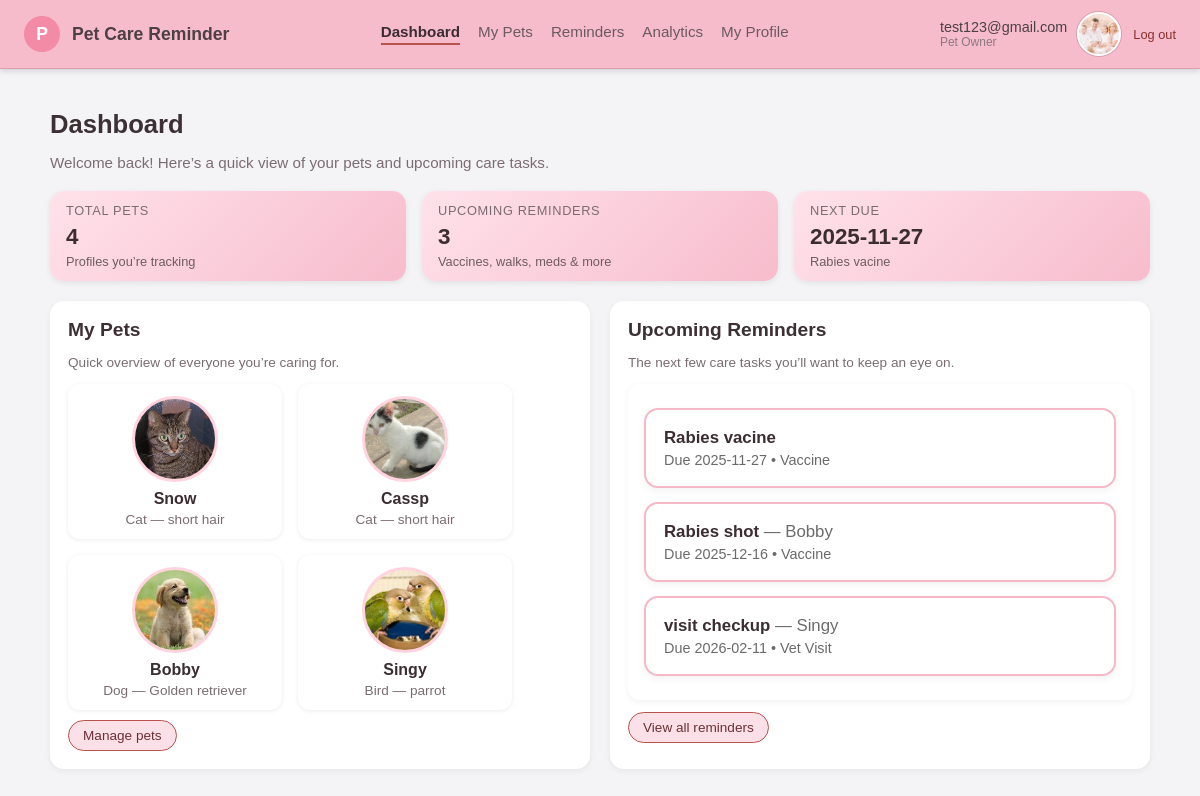
/dashboard (signed in), run on the app's committed database.
### tables this page shows
CREATE TABLE users (
    id INTEGER PRIMARY KEY AUTOINCREMENT,
    email TEXT NOT NULL UNIQUE,
    password_hash TEXT NOT NULL,
    full_name TEXT,
    home_address TEXT,
    avatar_filename TEXT,
    is_active INTEGER NOT NULL DEFAULT 1,
    is_admin INTEGER NOT NULL DEFAULT 0,
    created_at TEXT NOT NULL
);

CREATE TABLE care_tasks (
    id INTEGER PRIMARY KEY AUTOINCREMENT,
    user_id INTEGER NOT NULL,
    pet_id INTEGER,
    title TEXT NOT NULL,
    category TEXT,
    description TEXT,
    due_date TEXT NOT NULL,
    status TEXT NOT NULL DEFAULT 'pending',
    created_at TEXT NOT NULL,
    completed_at TEXT,
    FOREIGN KEY (user_id) REFERENCES users(id),
    FOREIGN KEY (pet_id) REFERENCES pets(id)
);

CREATE TABLE pets (
    id INTEGER PRIMARY KEY AUTOINCREMENT,
    user_id INTEGER NOT NULL,
    name TEXT NOT NULL,
    species TEXT NOT NULL,
    breed TEXT,
    birthdate TEXT,
    weight TEXT,
    vet_name TEXT,
    notes TEXT,
    avatar_filename TEXT,
    created_at TEXT NOT NULL,
    FOREIGN KEY (user_id) REFERENCES users(id)
);

### app.py (the view)
@app.route("/dashboard")
@login_required
def dashboard():
    user_id = session["user_id"]
    user = db.get_user_by_id(user_id)
    if user and user["avatar_filename"]:
        avatar_url = url_for("static", filename=f"uploads/{user['avatar_filename']}")
    else:
        avatar_url = url_for("static", filename="images/profile-avatar.jpg")
    user_email = user["email"] if user else ""
    raw_pets = db.get_pets_for_user(user_id)
    pets = []
    for row in raw_pets:
        pet = dict(row)
        if pet.get("avatar_filename"):
            pet["avatar_url"] = url_for(
                "static", filename=f"uploads/{pet['avatar_filename']}"
            )
        else:
            pet["avatar_url"] = url_for("static", filename="images/default-pet.png")
        pets.append(pet)
    upcoming_tasks = db.get_upcoming_tasks_for_user(user_id, limit=3)
    upcoming_count = len(upcoming_tasks)
    next_due_date = None
    next_task_title = None
    if upcoming_tasks:
        next_task = upcoming_tasks[0]  # soonest due (already ordered in db.py)
        next_due_date = next_task["due_date"]
        next_task_title = next_task["title"]
    return render_template(
        "dashboard.html",
        avatar_url=avatar_url,
        user_email=user_email,
        pets=pets,
        upcoming_tasks=upcoming_tasks,
        upcoming_count=upcoming_count,
        next_due_date=next_due_date,
        next_task_title=next_task_title,
    )

### app.py (called while the page is built)
def login_required(view_func):
    @wraps(view_func)
    def wrapped_view(*args, **kwargs):
        if "user_id" not in session:
            return redirect(url_for("login"))
        return view_func(*args, **kwargs)
    return wrapped_view

### db.py (called while the page is built)
def get_conn():
    conn = sqlite3.connect(DB_PATH)
    conn.row_factory = sqlite3.Row
    return conn

def get_user_by_id(user_id: int):
    conn = get_conn()
    cur = conn.execute("SELECT * FROM users WHERE id = ?", (user_id,))
    user = cur.fetchone()
    conn.close()
    return user

def get_pets_for_user(user_id):
    conn = get_conn()
    cur = conn.execute(
        """
        SELECT *
        FROM pets
        WHERE user_id = ?
        ORDER BY created_at ASC
        """,
        (user_id,),
    )
    rows = cur.fetchall()
    conn.close()
    return rows

def get_upcoming_tasks_for_user(user_id, limit=5):
    today_str = date.today().isoformat()
    conn = get_conn()
    cur = conn.execute(
        """
        SELECT ct.*, p.name AS pet_name
        FROM care_tasks ct
        LEFT JOIN pets p ON ct.pet_id = p.id
        WHERE ct.user_id = ?
          AND ct.status = 'pending'
          AND ct.due_date >= ?
        ORDER BY ct.due_date ASC
        LIMIT ?
        """,
        (user_id, today_str, limit),
    )
    rows = cur.fetchall()
    conn.close()
    return rows

### templates/dashboard.html (shortened to what this page needs)
<!DOCTYPE html>
<html lang="en">
<head>
</head>
<body>
<header class="header-bar">
    <div class="header-left">
        <div class="logo-circle">P</div>
        <div class="app-name">Pet Care Reminder</div>
    </div>
    <nav class="header-tabs">
        <a href="{{ url_for('dashboard') }}" class="header-tab active">Dashboard</a>
        <a href="{{ url_for('my_pets') }}" class="header-tab">My Pets</a>
        <a href="{{ url_for('reminders') }}" class="header-tab">Reminders</a>
        <a href="{{ url_for('analytics') }}" class="header-tab">Analytics</a>
        <a href="{{ url_for('profile') }}" class="header-tab">My Profile</a>
    </nav>
    <div class="header-right">
        <a href="{{ url_for('profile') }}"
           style="text-decoration: none; color: inherit; display: flex; align-items: center; gap: 10px;">
            <div>
                <div class="profile-name">{{ session.get('user_email') }}</div>
                <div class="profile-role">
                    {% if session.get('is_admin') %}Admin{% else %}Pet Owner{% endif %}
                </div>
            </div>
            <div class="profile-avatar" style="background-image: url('{{ avatar_url }}');"></div>
        </a>
        <a href="{{ url_for('logout') }}" class="logout-link">Log out</a>
    </div>
</header>
<main class="page-body">
    <h1 class="page-title">Dashboard</h1>
    <p class="page-subtitle">
        Welcome back! Here’s a quick view of your pets and upcoming care tasks.
    </p>
    <div class="stats-row">
        <div class="stat-card">
            <div class="stat-label">Total pets</div>
            <div class="stat-value">{{ pets|length if pets else 0 }}</div>
            <div class="stat-subtext">Profiles you’re tracking</div>
        </div>
        <div class="stat-card">
            <div class="stat-label">Upcoming reminders</div>
            <div class="stat-value">{{ upcoming_count }}</div>
            <div class="stat-subtext">Vaccines, walks, meds &amp; more</div>
        </div>
        <div class="stat-card">
            <div class="stat-label">Next due</div>
            {% if next_due_date %}
                <div class="stat-value">{{ next_due_date }}</div>
                <div class="stat-subtext">{{ next_task_title }}</div>
            {% else %}
                <div class="stat-value">—</div>
                <div class="stat-subtext">No tasks scheduled yet</div>
            {% endif %}
        </div>
    </div>
    <div class="dashboard-layout">
        <section class="dashboard-panel">
            <div class="section-title">My Pets</div>
            <p class="panel-subtitle">
                Quick overview of everyone you’re caring for.
            </p>
            {% if pets and pets|length > 0 %}
                <div class="pet-grid">
                    {% for pet in pets %}
                        <div class="pet-card">
                            <div class="pet-photo"
                                 style="background-image: url('{{ pet['avatar_url'] }}');">
                            </div>
                            <div class="pet-name">{{ pet["name"] }}</div>
                            <div class="pet-species">
                                {{ pet["species"] }}
                                {% if pet["breed"] %} — {{ pet["breed"] }}{% endif %}
                            </div>
                        </div>
                    {% endfor %}
                </div>
                <a href="{{ url_for('my_pets') }}" class="button">Manage pets</a>
            {% else %}
                <p class="empty-text">
                    You haven’t added any pets yet. Create your first profile to start
                    tracking vaccinations, walks, and reminders.
                </p>
                <a href="{{ url_for('my_pets') }}" class="button">Add your first pet</a>
            {% endif %}
        </section>
        <section class="dashboard-panel">
            <div class="section-title">Upcoming Reminders</div>
            <p class="panel-subtitle">
                The next few care tasks you’ll want to keep an eye on.
            </p>
            <div class="card">
                {% if not upcoming_tasks or upcoming_tasks|length == 0 %}
                    <p class="empty-text">
                        No upcoming reminders. Once you add vaccines, walks, or
                        medication reminders, they’ll show up here.
                    </p>
                {% else %}
                    <div class="upcoming-reminder-card">
                        {% for t in upcoming_tasks %}
                            <div class="single-reminder">
                                <div class="reminder-title">
                                    {{ t["title"] }}
                                    {% if t["pet_name"] %}
                                        <span class="pet-name-inline"> — {{ t["pet_name"] }}</span>
                                    {% endif %}
                                </div>
                                <div class="reminder-details">
                                    Due {{ t["due_date"] }}
                                    {% if t["category"] %}
                                        • {{ t["category"] }}
                                    {% endif %}
                                </div>
                            </div>
                        {% endfor %}
                    </div>
                {% endif %}
            </div>
            <a href="{{ url_for('reminders') }}" class="button" style="margin-top:12px;">
                View all reminders
            </a>
        </section>
    </div>
</main>
</body>
</html>

### templates/dashboard.html (style rules this page uses)
body { margin: 0; font-family: Arial, sans-serif; background: #f4f4f6; }
.header-bar { display: flex; align-items: center; justify-content: space-between; padding: 12px 24px; background: #f7bccc; border-bottom: 1px solid #e09cad; box-shadow: 0 2px 6px rgba(0,0,0,0.15); }
.header-left { display: flex; align-items: center; gap: 12px; }
.logo-circle { width: 36px; height: 36px; border-radius: 50%; background: #f38aa6; display: flex; align-items: center; justify-content: center; color: white; font-weight: bold; font-size: 1.1rem; }
.app-name { font-weight: bold; font-size: 1.1rem; color: #4c3f45; }
.header-tabs { display: flex; gap: 18px; }
.header-tab { font-size: 0.95rem; color: #6b5a60; padding-bottom: 3px; cursor: pointer; text-decoration: none; }
.header-tab.active { font-weight: bold; border-bottom: 2px solid #b6534d; color: #3b2d32; }
.header-right { display: flex; align-items: center; gap: 12px; }
.profile-name { font-size: 0.9rem; color: #4c3f45; text-align: right; }
.profile-role { font-size: 0.75rem; color: #8b7a81; }
.profile-avatar { width: 40px; height: 40px; border-radius: 50%; background-size: cover; background-position: center; border: 2px solid white; box-shadow: 0 0 0 1px rgba(0,0,0,0.15); }
.logout-link { font-size: 0.8rem; color: #8a2f2b; text-decoration: none; }
.page-body { padding: 24px 32px; max-width: 1100px; margin: 0 auto; }
.page-title { font-size: 1.6rem; font-weight: bold; color: #3c3035; margin-bottom: 4px; }
.page-subtitle { font-size: 0.95rem; color: #7b6c72; margin-bottom: 20px; }
.stats-row { display: flex; flex-wrap: wrap; gap: 16px; margin-bottom: 20px; }
.stat-card { flex: 1 1 190px; background: linear-gradient(135deg, #ffe2eb, #f7bccc); border-radius: 14px; padding: 12px 16px; box-shadow: 0 2px 6px rgba(0,0,0,0.08); }
.stat-label { font-size: 0.8rem; text-transform: uppercase; letter-spacing: 0.05em; color: #7b6c72; margin-bottom: 6px; }
.stat-value { font-size: 1.4rem; font-weight: bold; color: #3b2d32; }
.stat-subtext { font-size: 0.8rem; color: #6f5c63; margin-top: 4px; }
.dashboard-layout { display: flex; flex-wrap: wrap; gap: 20px; }
.dashboard-panel { flex: 1 1 320px; background: white; border-radius: 14px; padding: 18px; box-shadow: 0 2px 6px rgba(0,0,0,0.06); }
.section-title { font-size: 1.2rem; font-weight: bold; color: #3c3035; margin-bottom: 8px; }
.panel-subtitle { font-size: 0.85rem; color: #7b6c72; margin-bottom: 14px; }
.pet-grid { display: flex; flex-wrap: wrap; gap: 16px; }
.pet-card { width: 190px; background: #fff; border-radius: 12px; padding: 12px; box-shadow: 0 1px 4px rgba(0,0,0,0.08); text-align: center; }
.pet-photo { width: 80px; height: 80px; border-radius: 50%; border: 3px solid #ffd4de; margin: 0 auto 8px; background-size: cover; background-position: center; background-color: #ffe9f0; }
.pet-name { font-weight: bold; color: #3b2d32; margin-bottom: 4px; }
.pet-species { font-size: 0.85rem; color: #7b6c72; }
.button { display: inline-block; margin-top: 10px; padding: 7px 14px; border-radius: 999px; border: 1px solid #b6534d; background: #fbe1e7; color: #6c2f35; font-size: 0.85rem; text-decoration: none; }
.card { background: white; border-radius: 12px; padding: 14px 16px; box-shadow: 0 2px 6px rgba(0,0,0,0.06); }
.upcoming-reminder-card { display: flex; flex-direction: column; gap: 14px; padding: 10px 0; }
.single-reminder { background: #ffffff; border: 2px solid #f4b8c7; padding: 18px; border-radius: 14px; box-shadow: 0 3px 8px rgba(0,0,0,0.05); transition: all 0.2s ease; }
.reminder-title { font-size: 1.05rem; font-weight: 600; margin-bottom: 4px; color: #3b2d32; }
.pet-name-inline { color: #6b6b6b; font-weight: 500; }
.reminder-details { font-size: 0.9rem; color: #6a6a6a; }

### data on the page
users: get "test123@gmail.com"
care_tasks: due_date "2025-11-27", title "Rabies vacine", category "Vaccine"
pets: shows a picture, name "Snow", species "Cat", breed "short hair"
pets: shows a picture, name "Cassp", species "Cat", breed "short hair"
pets: shows a picture, name "Bobby", species "Dog", breed "Golden retriever"
pets: shows a picture, name "Singy", species "Bird", breed "parrot"
care_tasks: title "Rabies shot", pet_name "Bobby", due_date "2025-12-16", category "Vaccine"
care_tasks: title "visit checkup", pet_name "Singy", due_date "2026-02-11", category "Vet Visit"

### other printed values
{{ pets|length if pets else 0 }} "4"
{{ upcoming_count }} "3"
